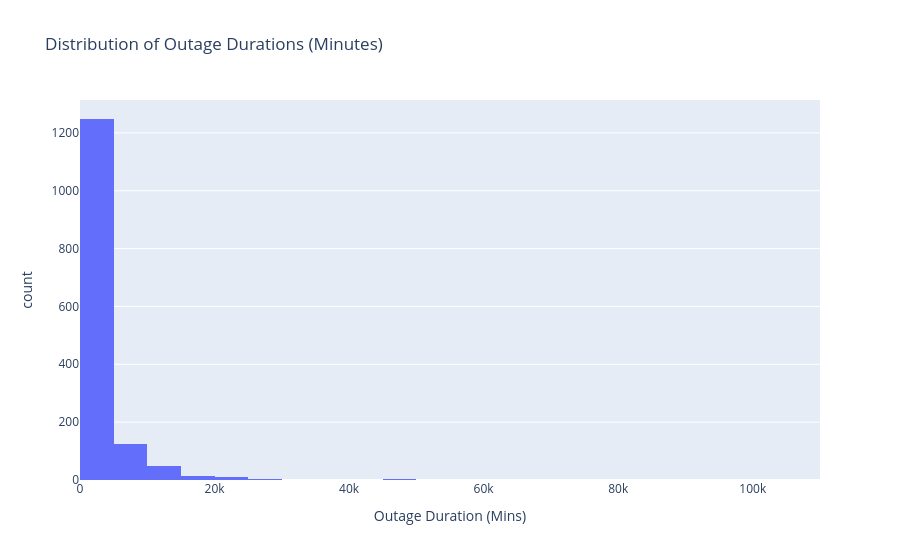
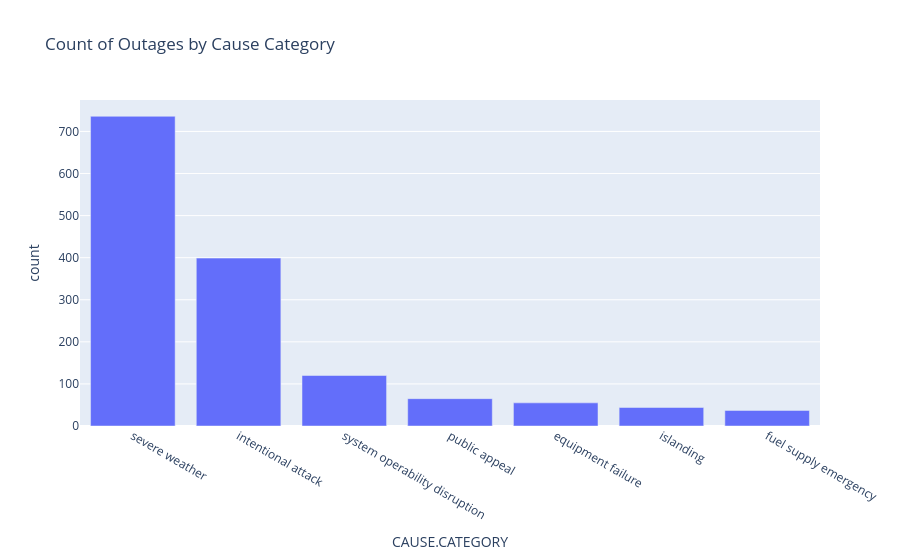

The notebook cell these images were saved under, in order:
### Markdown cell above
#### Univariate Plot 1 and Plot 2
* Below we look at the frequency of outages across different cause categories and the overall distribution of outage lengths to identify common patterns and potential outliers

### Code cell
# Plot 1: Distribution of Outage Duration
fig_uni_1 = px.histogram(df, x='OUTAGE.DURATION', nbins=50,
                         title='Distribution of Outage Durations (Minutes)',
                         labels={'OUTAGE.DURATION': 'Outage Duration (Mins)'})
fig_uni_1.write_html('../data/docs/img/plots/step2.1_outage_duration_dist.html', include_plotlyjs='cdn')
fig_uni_1.show()

# Plot 2: Distribution of Outage Causes
fig_uni_2 = px.bar(df['CAUSE.CATEGORY'].value_counts().reset_index(),
                   x='CAUSE.CATEGORY', y='count',
                   title='Count of Outages by Cause Category')
fig_uni_2.write_html('../data/docs/img/plots/step2.2_cause_category_counts.html', include_plotlyjs='cdn')
fig_uni_2.show()

### Figure 1 — Plotly figure (JSON) as saved in the notebook; plotly's stock layout.template omitted (floating-point values rounded to 4 significant figures; data arrays with more than 128 entries replaced by an {"elided": "..."} marker saying what was removed)
{"data": [{"bingroup": "x", "hovertemplate": "Outage Duration (Mins)=%{x}<br>count=%{y}<extra></extra>", "legendgroup": "", "marker": {"color": "#636efa", "pattern": {"shape": ""}}, "name": "", "nbinsx": 50, "orientation": "v", "showlegend": false, "type": "histogram", "x": {"elided": "1456 float values"}, "xaxis": "x", "yaxis": "y"}], "layout": {"barmode": "relative", "legend": {"tracegroupgap": 0}, "title": {"text": "Distribution of Outage Durations (Minutes)"}, "xaxis": {"anchor": "y", "domain": [0, 1], "title": {"text": "Outage Duration (Mins)"}}, "yaxis": {"anchor": "x", "domain": [0, 1], "title": {"text": "count"}}}}

### Figure 2 — Plotly figure (JSON) as saved in the notebook; plotly's stock layout.template omitted (floating-point values rounded to 4 significant figures)
{"data": [{"hovertemplate": "CAUSE.CATEGORY=%{x}<br>count=%{y}<extra></extra>", "legendgroup": "", "marker": {"color": "#636efa", "pattern": {"shape": ""}}, "name": "", "orientation": "v", "showlegend": false, "textposition": "auto", "type": "bar", "x": ["severe weather", "intentional attack", "system operability disruption", "public appeal", "equipment failure", "islanding", "fuel supply emergency"], "xaxis": "x", "y": [736, 399, 120, 65, 55, 44, 37], "yaxis": "y"}], "layout": {"barmode": "relative", "legend": {"tracegroupgap": 0}, "title": {"text": "Count of Outages by Cause Category"}, "xaxis": {"anchor": "y", "domain": [0, 1], "title": {"text": "CAUSE.CATEGORY"}}, "yaxis": {"anchor": "x", "domain": [0, 1], "title": {"text": "count"}}}}
